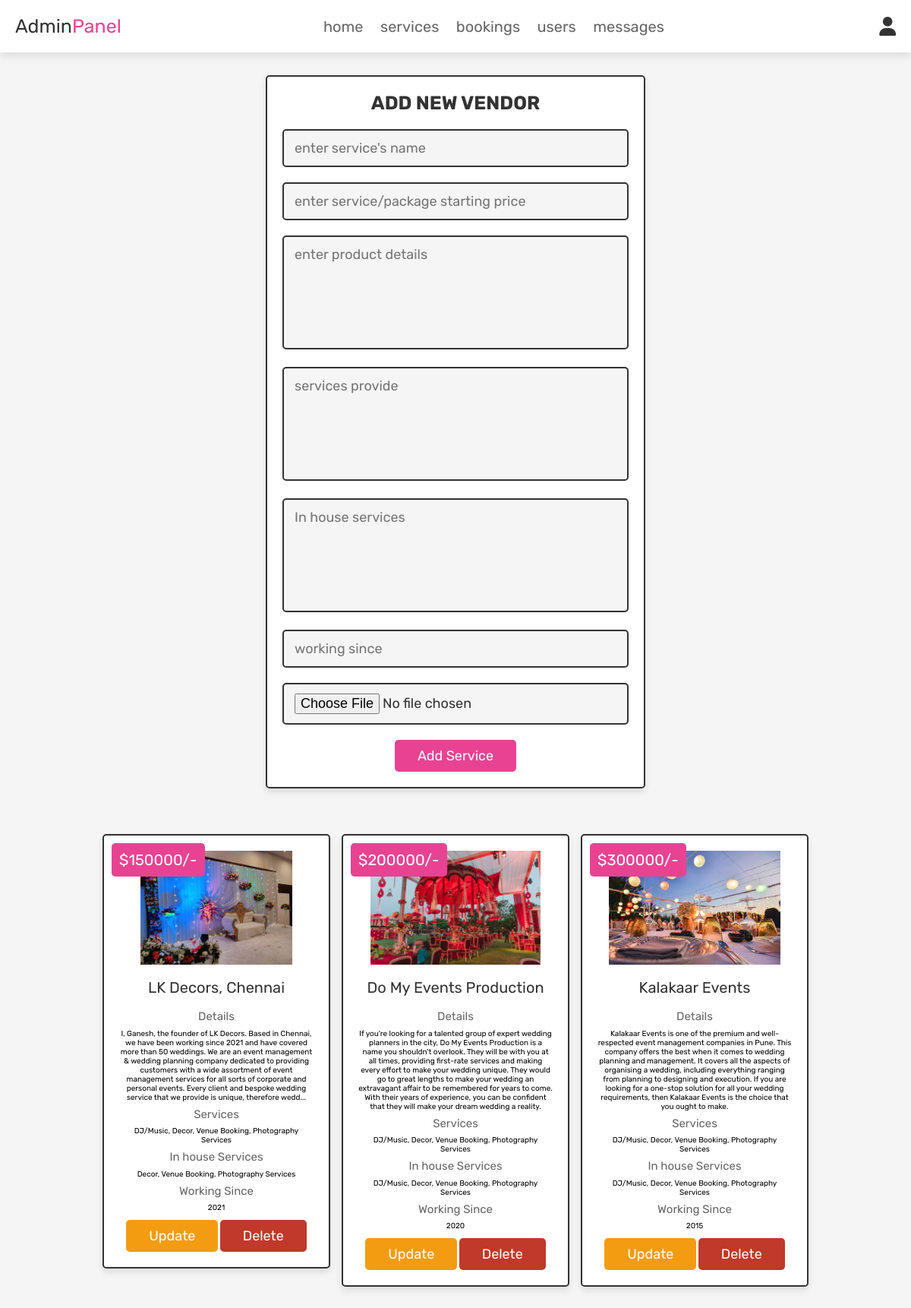
Screenshot of /.history/admin_products_20230409184330.php (signed in) with the database file from the repository.
### tables this page shows
CREATE TABLE `products` (
  `id` int(100) NOT NULL,
  `name` varchar(100) NOT NULL,
  `details` varchar(500) NOT NULL,
  `price` int(100) NOT NULL,
  `workingsince` int(11) NOT NULL,
  `services` varchar(500) NOT NULL,
  `inservices` varchar(500) NOT NULL,
  `image` varchar(100) NOT NULL,
  `reviewlink` varchar(50) NOT NULL
);

### .history/admin_products_20230409184330.php (the view, shortened to what this page needs)
<?php
@include 'config.php';
?>
<!DOCTYPE html>
<html lang="en">
<head>
   <link rel="stylesheet" href="https://cdnjs.cloudflare.com/ajax/libs/font-awesome/6.0.0/css/all.min.css">
   <link rel="stylesheet" href="css/admin_style.css">
</head>
<body>
<?php @include 'admin_header.php'; ?>
<section class="add-products">
   <form action="" method="POST" enctype="multipart/form-data">
      <h3>add new vendor</h3>
      <input type="text" class="box" required placeholder="enter service's name" name="name">
      <input type="number" min="0" class="box" required placeholder="enter service/package starting price" name="price">
      <textarea name="details" class="box" required placeholder="enter product details" cols="30" rows="10"></textarea>
      <textarea name="services" class="box" required placeholder="services provide" cols="30" rows="5"></textarea>
      <textarea name="inservices" class="box" required placeholder="In house services" cols="30" rows="3"></textarea>
      <input type="number" class="box" required placeholder="working since" name="workingsince">
      <input type="file" accept="image/jpg, image/jpeg, image/png" required class="box" name="image">
      <input type="submit" value="add service" name="add_product" class="btn">
   </form>
</section>
<section class="show-products">
   <div class="box-container">
      <?php
         $select_products = mysqli_query($conn, "SELECT * FROM `products`") or die('query failed');
         if(mysqli_num_rows($select_products) > 0){
            while($fetch_products = mysqli_fetch_assoc($select_products)){
      ?>
      <div class="box">
         <div class="price">$<?php echo $fetch_products['price']; ?>/-</div>
         <img class="image" src="uploaded_img/<?php echo $fetch_products['image']; ?>" alt="">
         <div class="name"><?php echo $fetch_products['name']; ?></div>
         <div class="details">Details </div>
         <div class="para"><?php echo $fetch_products['details']; ?></div>
         <div class="details">Services </div>
         <div class="para"><?php echo $fetch_products['services']; ?></div>
         <div class="details">In house Services </div>
         <div class="para"><?php echo $fetch_products['inservices']; ?></div>
         <div class="details">Working Since </div>
         <div class="para"><?php echo $fetch_products['workingsince']; ?></div>
         <a href="admin_update_product.php?update=<?php echo $fetch_products['id']; ?>" class="option-btn">update</a>
         <a href="admin_products.php?delete=<?php echo $fetch_products['id']; ?>" class="delete-btn" onclick="return confirm('delete this product?');">delete</a>
      </div>
      <?php
         }
      }else{
         echo '<p class="empty">no products added yet!</p>';
      }
      ?>
   </div>
</section>
</body>
</html>

### css/admin_style.css (style rules this page uses)
:root { --pink:#e84393; --red:#c0392b; --orange:#f39c12; --black:#333; --white:#fff; --light-color:#666; --light-white:#ccc; --light-bg:#f5f5f5; --border:.2rem solid var(--black); --box-shadow:0 .5rem 1rem rgba(0,0,0,.1); }
* { font-family: 'Rubik', sans-serif; margin:0; padding:0; box-sizing: border-box; outline: none; border:none; text-decoration: none; transition:all .2s linear; }
html { font-size: 62.5%; overflow-x: hidden; scroll-behavior: smooth; scroll-padding-top: 6.5rem; }
body { background: var(--light-bg); }
section { padding:3rem 2rem; }
.btn, .delete-btn, .option-btn { display: inline-block; border-radius: .5rem; margin-top: 1rem; font-size: 1.8rem; color:var(--white); cursor: pointer; padding:1rem 3rem; text-transform: capitalize; }
.btn { background-color: var(--pink); }
.delete-btn { background-color: var(--red); }
.option-btn { background-color: var(--orange); }
.add-products form { max-width: 50rem; border-radius: .5rem; background-color: var(--white); border:var(--border); padding:2rem; text-align: center; margin:0 auto; box-shadow: var(--box-shadow); }
.add-products form h3 { font-size: 2.5rem; text-transform: uppercase; color:var(--black); margin-bottom: 1rem; }
.add-products form .box { width: 100%; margin:1rem 0; font-size: 1.8rem; color:var(--black); border-radius: .5rem; background-color: var(--light-bg); padding:1.2rem 1.4rem; border:var(--border); }
.add-products form textarea { height: 15rem; resize: none; }
.show-products .box-container { display: grid; grid-template-columns: repeat(auto-fit, 30rem); gap:1.5rem; align-items: flex-start; max-width: 1200px; margin: 0 auto; justify-content: center; }
.show-products .box-container .box .image { height: 150px; margin-bottom: 0.5rem; }
.show-products .box-container .box { text-align: center; padding:2rem; border:var(--border); background-color: var(--white); box-shadow: var(--box-shadow); border-radius: .5rem; position: relative; }
.show-products .box-container .box .price { background-color: var(--pink); position: absolute; top:1rem; left:1rem; border-radius: .5rem; color:var(--white); padding:1rem; font-size: 2rem; }
.show-products .box-container .box .name { margin:1rem 0; font-size: 2rem; color:var(--black); }
.show-products .box-container .box .details { line-height: 1.5; color:var(--light-color); font-size: 1.5rem; padding:.5rem 0; }

### rows the page displays
products: price "150000", image (picture), name "LK Decors, Chennai", details "I, Ganesh, the founder of LK Decors. Based in Chennai, we have been working since 2021 and have covered more than 50 weddings. We are an event management & wedding planning company dedicated to providing customers with a wide assortment of event management services for all sorts of corporate and personal events. Every client and bespoke wedding service that we provide is unique, therefore wedd...", services "DJ/Music, Decor, Venue Booking, Photography Services", inservices "Decor, Venue Booking, Photography Services", workingsince "2021"
products: price "200000", image (picture), name "Do My Events Production", details "If you're looking for a talented group of expert wedding planners in the city, Do My Events Production is a name you shouldn't overlook. They will be with you at all times, providing first-rate services and making every effort to make your wedding unique. They would go to great lengths to make your wedding an extravagant affair to be remembered for years to come. With their years of experience, you can be confident that they will make your dream wedding a reality.", services "DJ/Music, Decor, Venue Booking, Photography Services", inservices "DJ/Music, Decor, Venue Booking, Photography Services", workingsince "2020"
products: price "300000", image (picture), name "Kalakaar Events", details "Kalakaar Events is one of the premium and well-respected event management companies in Pune. This company offers the best when it comes to wedding planning and management. It covers all the aspects of organising a wedding, including everything ranging from planning to designing and execution. If you are looking for a one-stop solution for all your wedding requirements, then Kalakaar Events is the choice that you ought to make.", services "DJ/Music, Decor, Venue Booking, Photography Services", inservices "DJ/Music, Decor, Venue Booking, Photography Services", workingsince "2015"
